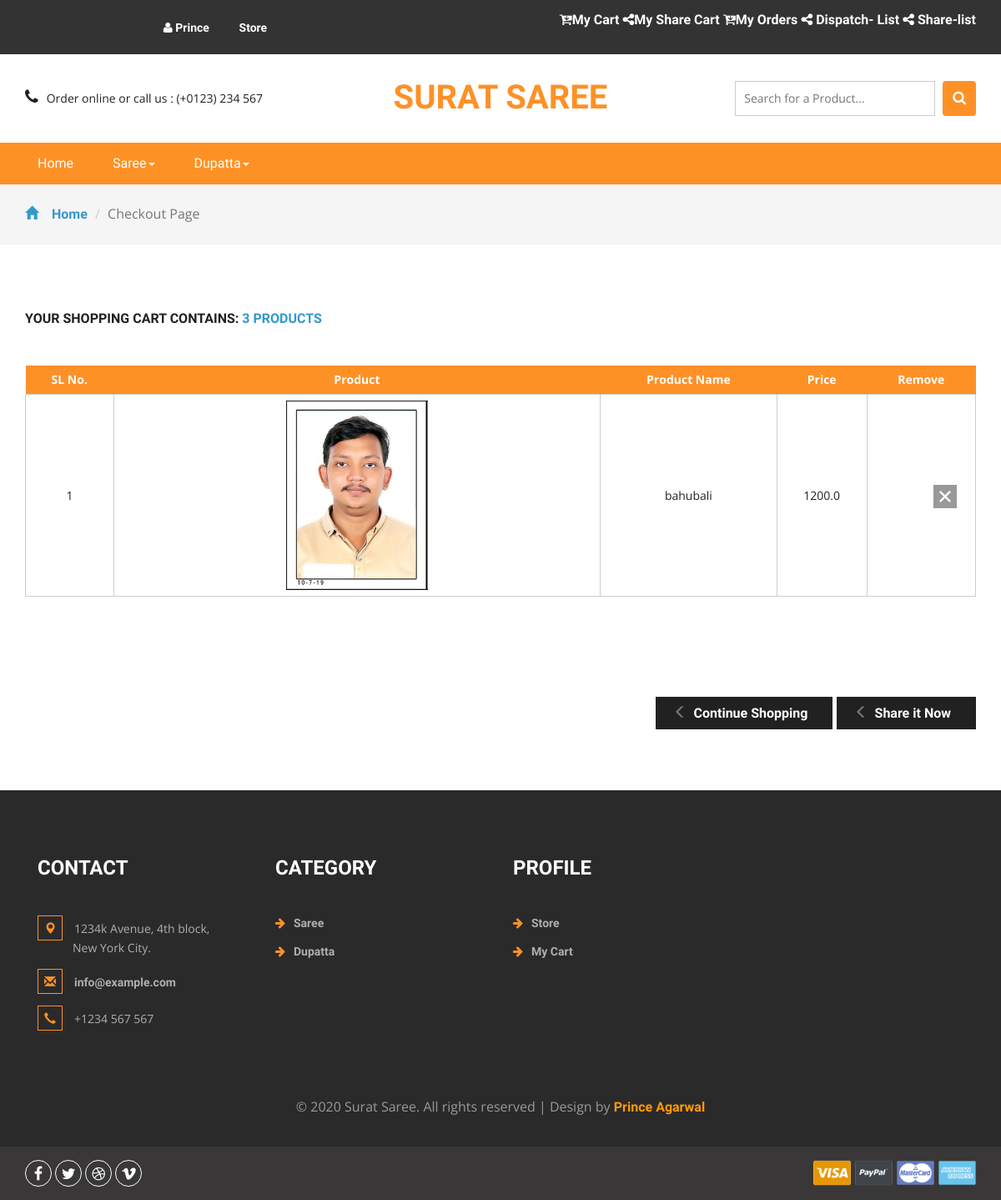
The app's page /api/share-summary/ (signed in) with its own data.
### core/models.py (models this page shows, shortened)
class Category(models.Model):
    name = models.CharField(max_length=200)
    slug = models.SlugField()
    parent = models.ForeignKey('self',blank=True, null=True ,related_name='children',on_delete= models.CASCADE)
    class Meta:
        unique_together = ('slug', 'parent',)
        verbose_name_plural = "categories"
    def __str__(self):
        full_path = [self.name]
        k = self.parent
        while k is not None:
            full_path.append(k.name)
            k = k.parent
        return ' -> '.join(full_path[::-1])

class SharedItem(models.Model):
    user = models.ForeignKey(settings.AUTH_USER_MODEL,
                             on_delete=models.CASCADE)
    shared = models.BooleanField(default=False)
    item = models.ForeignKey(Item, on_delete=models.CASCADE)
    item_variations = models.ManyToManyField(ItemVariation)

class Item(models.Model):
    title = models.CharField(max_length=100)
    price = models.FloatField()
    discount_price = models.FloatField(blank=True, null=True)
    category = models.ForeignKey('Category', null=True, blank=True,on_delete= models.CASCADE)
    label = models.CharField(choices=LABEL_CHOICES, max_length=1)
    slug = models.SlugField()
    stock = models.BooleanField(default=True)
    description = models.TextField()
    image = models.ImageField()
    def get_absolute_url(self):
        return reverse("product-detail", kwargs={
            'slug': self.slug
        })

### core/api/views.py (the view)
# urls.py: path('share-summary/', ShareDetailView.as_view(), name='share-summary'),
class ShareDetailView(RetrieveAPIView):
    serializer_class = ShareSerializer
    permission_classes = (IsAuthenticated,)
    def get(self, *args, **kwargs):
        try:
            share = Share.objects.get(user=self.request.user, shared=False)
            Users = User.objects.all()
            context = {
                'object': share,
                'user_list': Users
            }
            return render(self.request, 'core/shareout.html', context)
        except ObjectDoesNotExist:
            return redirect("/")

### Cashbackclick/context_processor.py (called while the page is built)
def add_variable_to_context(request):
    csrf_token = django.middleware.csrf.get_token(request)
    return {
        'csrf_token':csrf_token,
        'category_list': Category.objects.all()
    }

def add_form_to_context(request):
    return {
        'loginform': SignInViaUsernameForm
    }

def present_order(request):
    try:
        if request.user.is_authenticated:
            Present_order = Order.objects.get(user = request.user, ordered = False)
            return {
                'present_order': Present_order
            }
        else:
            return {
            'present_order': 0
            }
    except Order.DoesNotExist:
        return {
            'present_order': 0
        }

### core/templates/core/shareout.html (shortened to what this page needs)
{% extends 'layouts/default/page.html' %}
{% load static %}
{% block content %}
	<div class="breadcrumbs">
		<div class="container">
			<ol class="breadcrumb breadcrumb1">
				<li><a href="{% url 'index' %}"><span class="glyphicon glyphicon-home" aria-hidden="true"></span>Home</a></li>
				<li class="active">Checkout Page</li>
			</ol>
		</div>
	</div>
	<div class="checkout">
		<div class="container">
			<h2>Your shopping cart contains: <span>3 Products</span></h2>
			<div class="checkout-right">
				<table class="timetable_sub">
					<thead>
						<tr>
							<th>SL No.</th>
							<th>Product</th>
							<th>Product Name</th>
							<th>Price</th>
							<th>Remove</th>
						</tr>
					</thead>
					{% if object.items.all %}
					{% for item in object.items.all %}
					<tr class="rem{{forloop.counter}}">
						<td class="invert">{{forloop.counter}}</td>
						<td class="invert-image"><a href="{{item.item.get_absolute_url}}"><img src="{{item.item.image.url}}" alt=" " class="img-responsive" width="50%" height="50%" 	/></a></td>
						<td class="invert">{{ item.item.title }}</td>
						<td class="invert" id="price{{item.item.id}}">{{ item.item.price}}</td>
						<td class="invert">
							<div class="rem">
								<div class="close{{forloop.counter}}"> </div>
							</div>
						</td>
					</tr>
					{% endfor %}
				</table>
				{% else %}
				<h2> Please Add Some Items to Share List </h2>
				{% endif %}
			</div>
				<div class="checkout-right">
					<div class="checkout-right-basket">
						{% if object %}
						<a href="{% url 'product-list'  %}"><span class="glyphicon glyphicon-menu-left" aria-hidden="true"></span>Continue Shopping</a>
						<a href="{% url 'share_out_page' object.id %}"><span class="glyphicon glyphicon-menu-left" aria-hidden="true"></span>Share it Now</a>
						{% else %}
						<a href="{% url 'product-list'  %}"><span class="glyphicon glyphicon-menu-left" aria-hidden="true"></span>Continue Shopping</a>
						{% endif %}
					</div>
				</div>
				<div class="clearfix"> </div>
			</div>
		</div>
{% endblock %}
{% block footer_scripts %}
<link href="css/skdslider.css" rel="stylesheet">
{% endblock %}F

### content/templates/layouts/default/page.html (shortened to what this page needs)
{% load static %}
<!DOCTYPE html>
<html>
<head>
<link href="{% static 'css/bootstrap.css' %}" rel="stylesheet" type="text/css" media="all" />
<link href="{% static 'css/style.css' %}" rel="stylesheet" type="text/css" media="all" />
<link href="{% static 'css/font-awesome.css' %}" rel="stylesheet">
</head>
<body>
	<div class="agileits_header">
		<div class="container">
			<div class="agile-login">
				{% if request.user.is_authenticated %}
				<ul>
                    <li> <a href="#" > <i class="fa fa-user" aria-hidden="true"></i> {{request.user.username}} </a></li>
                    <li> <a href="{% url 'product-list' %}" >  Store </a></li>
				</ul>
				</div>
				<div class="product_list_header" >
                    {% if request.user.userprofile.owner %}
                    {% if present_order %}
                    <a  style="color:white" href = "{% url 'order-summary' present_order.id %}"><i class="fa fa-cart-arrow-down" aria-hidden="true"></i>My Cart</a>
                    {% endif %}
                    <a style="color:white" href = "{% url 'share-summary' %}"><i class="fa fa-share-alt" aria-hidden="true"></i>My Share Cart</a>
                    <a style="color:white" href = "{% url 'order-list' %}"><i class="fa fa-cart-arrow-down" aria-hidden="true"></i>My Orders<t></t></a>
					<a style="color:white" href = "{% url 'dispatch-summary' %}"><i class="fa fa-share-alt" aria-hidden="true"></i> Dispatch- List<t></t></a>
                    <a style="color:white" href = "{% url 'share-list' %}"><i class="fa fa-share-alt" aria-hidden="true"></i> Share-list<t></t>  </a>
                    {% else %}
                    {% if present_order %}
                    <a  style="color:white" href = "{% url 'order-summary' present_order.id %}"><i class="fa fa-cart-arrow-down" aria-hidden="true"></i>My Cart</a>
                    {% endif %}
                    <a  href = "{% url 'order-list' %}"><i class="fa fa-cart-arrow-down" aria-hidden="true"></i>My Orders</a>
                    {% endif %}
                </div>
				{% else %}
				<ul>
					<li><a href="{% url  'accounts:sign_up' %}"> Create Account </a></li>
					<li><a href="{% url  'accounts:log_in' %}">Login</a></li>
				</ul>
		</div>
				{% endif %}
			<div class="clearfix"> </div>
		</div>
	</div>
	<div class="logo_products">
		<div class="container">
		<div class="w3ls_logo_products_left1">
				<ul class="phone_email">
					<li><i class="fa fa-phone" aria-hidden="true"></i>Order online or call us : (+0123) 234 567</li>
				</ul>
			</div>
			<div class="w3ls_logo_products_left">
				<h1><a href="{% url 'index' %}">Surat Saree</a></h1>
			</div>
		<div class="w3l_search">
			<form action="{% url 'search' %}" method="post">
                <input type="search" name="search" placeholder="Search for a Product..." required="">
				<button type="submit" class="btn btn-default search" aria-label="Left Align">
					<i class="fa fa-search" aria-hidden="true"> </i>
				</button>
			</form>
		</div>
			<div class="clearfix"> </div>
		</div>
	</div>
{% if request.user.is_authenticated %}
	<div class="navigation-agileits">
		<div class="container">
			<nav class="navbar navbar-default">
							<div class="collapse navbar-collapse" id="bs-megadropdown-tabs">
								<ul class="nav navbar-nav">
									<li class="active"><a href="{% url 'index' %}" class="act">Home</a></li>
									{% for category in category_list %}
									{% if category.parent %}
									{% else %}
									{% if category.children %}
									<li class="dropdown">
										<a href="{% url 'category-page' category.id %}" class="dropdown-toggle" data-toggle="dropdown">{{category.name}}<b class="caret"></b></a>
									</li>
									{% else %}
									<li><a href="{% url 'category-page' category.id %}">{{category.name}}</a></li>
									{% endif %}
									{% endif %}
									{% endfor %}
								</ul>
							</div>
							</nav>
			</div>
		</div>
{% endif %}
{% if request.user.is_authenticated %}
    {% block content %}{% endblock %}
{% endif %}
<div class="footer">
    <div class="container">
        <div class="w3_footer_grids">
            <div class="col-md-3 w3_footer_grid">
                <h3>Contact</h3>
                <ul class="address">
                    <li><i class="glyphicon glyphicon-map-marker" aria-hidden="true"></i>1234k Avenue, 4th block, <span>New York City.</span></li>
                    <li><i class="glyphicon glyphicon-envelope" aria-hidden="true"></i><a href="mailto:info@example.com">info@example.com</a></li>
                    <li><i class="glyphicon glyphicon-earphone" aria-hidden="true"></i>+1234 567 567</li>
                </ul>
            </div>
            {% if request.user.is_authenticated %}
            <div class="col-md-3 w3_footer_grid">
                <h3>Category</h3>
                <ul class="info">
									{% for category in category_list %}
									{% if category.parent %}
									{% else %}
									{% if category.children %}
                                    <li><i class="fa fa-arrow-right" aria-hidden="true"></i><a href="{% url 'category-page' category.id %}">{{category.name}}</a></li>
									{% else %}
									<li><a href="{% url 'category-page' category.id %}">{{category.name}}</a></li>
									{% endif %}
									{% endif %}
									{% endfor %}
                    </ul>
            </div>
            <div class="col-md-3 w3_footer_grid">
                <h3>Profile</h3>
                <ul class="info">
                    <li><i class="fa fa-arrow-right" aria-hidden="true"></i><a href="{% url 'product-list' %}">Store</a></li>
                    {% if present_order %}
                    <li><i class="fa fa-arrow-right" aria-hidden="true"></i><a href="{% url 'order-summary' present_order.id %}">My Cart</a></li>
                   {% endif %}
                </ul>
            </div>
            {% endif %}
            <div class="clearfix"> </div>
        </div>
    </div>
    <div class="footer-copy">
        <div class="container">
            <p>© 2020 Surat Saree. All rights reserved | Design by <a href="http://w3layouts.com/">Prince Agarwal</a></p>
        </div>
    </div>
</div>
<div class="footer-botm">
        <div class="container">
            <div class="w3layouts-foot">
                <ul>
                    <li><a href="#" class="w3_agile_facebook"><i class="fa fa-facebook" aria-hidden="true"></i></a></li>
                    <li><a href="#" class="agile_twitter"><i class="fa fa-twitter" aria-hidden="true"></i></a></li>
                    <li><a href="#" class="w3_agile_dribble"><i class="fa fa-dribbble" aria-hidden="true"></i></a></li>
                    <li><a href="#" class="w3_agile_vimeo"><i class="fa fa-vimeo" aria-hidden="true"></i></a></li>
                </ul>
            </div>
            <div class="payment-w3ls">
                <img src="{% static 'images/card.png' %}" alt=" " class="img-responsive">
            </div>
            <div class="clearfix"> </div>
        </div>
    </div>
<link href="css/skdslider.css" rel="stylesheet">
{% block footer_scripts %}
{% endblock footer_scripts %}
</body>
</html>

### content/templates/layouts/default/page.html (style rules this page uses)
* { box-sizing: border-box; -webkit-box-sizing: border-box; -moz-box-sizing: border-box; }

### records on screen
Category: name "Saree"
Category: name "Dupatta"
SharedItem: item.image (picture), item "bahubali", item.price "1200.0"

### other values on screen
{{ request.user.username }} "Prince"
